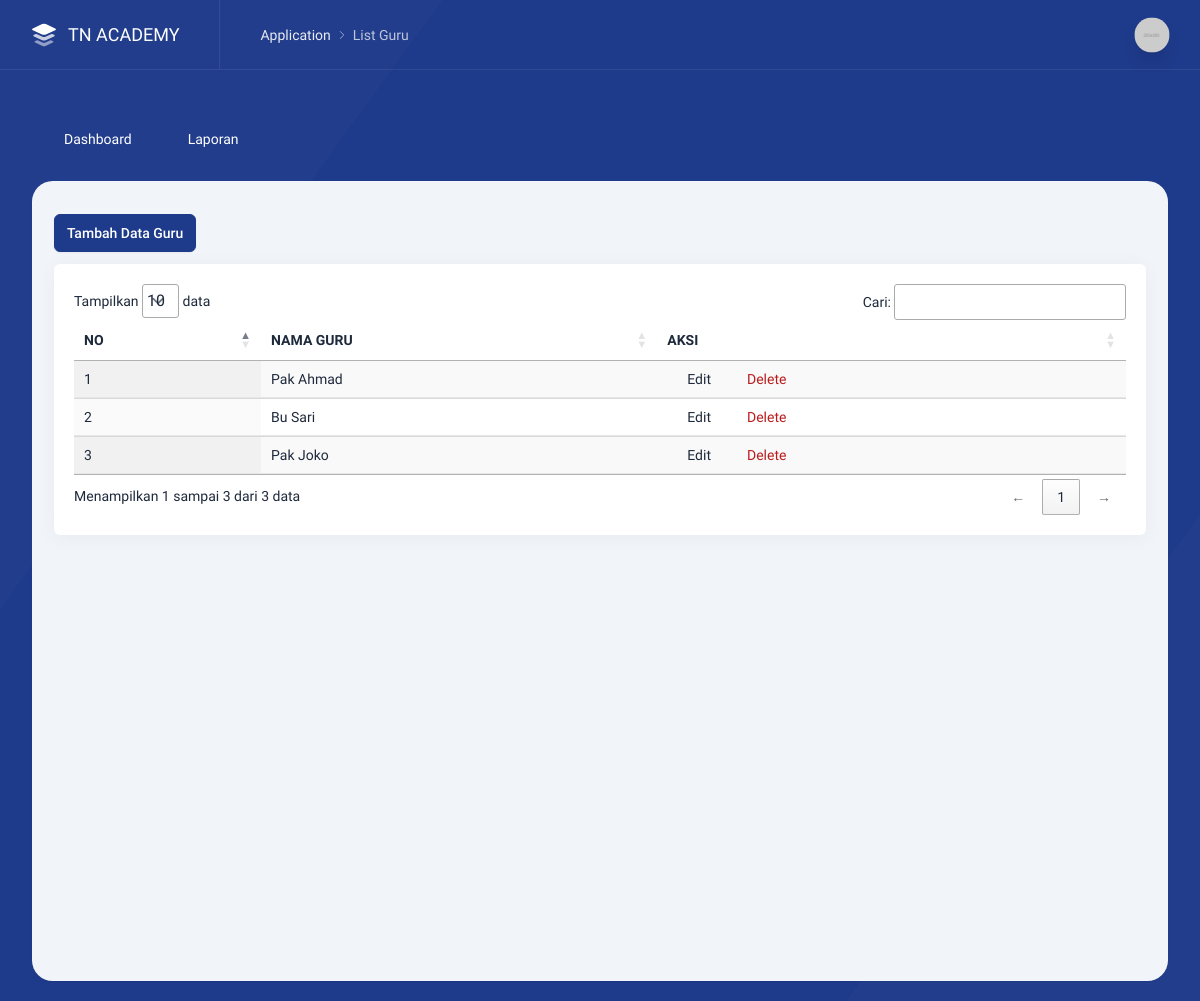
The page /index.php/admin/guru on the database as committed earlier.
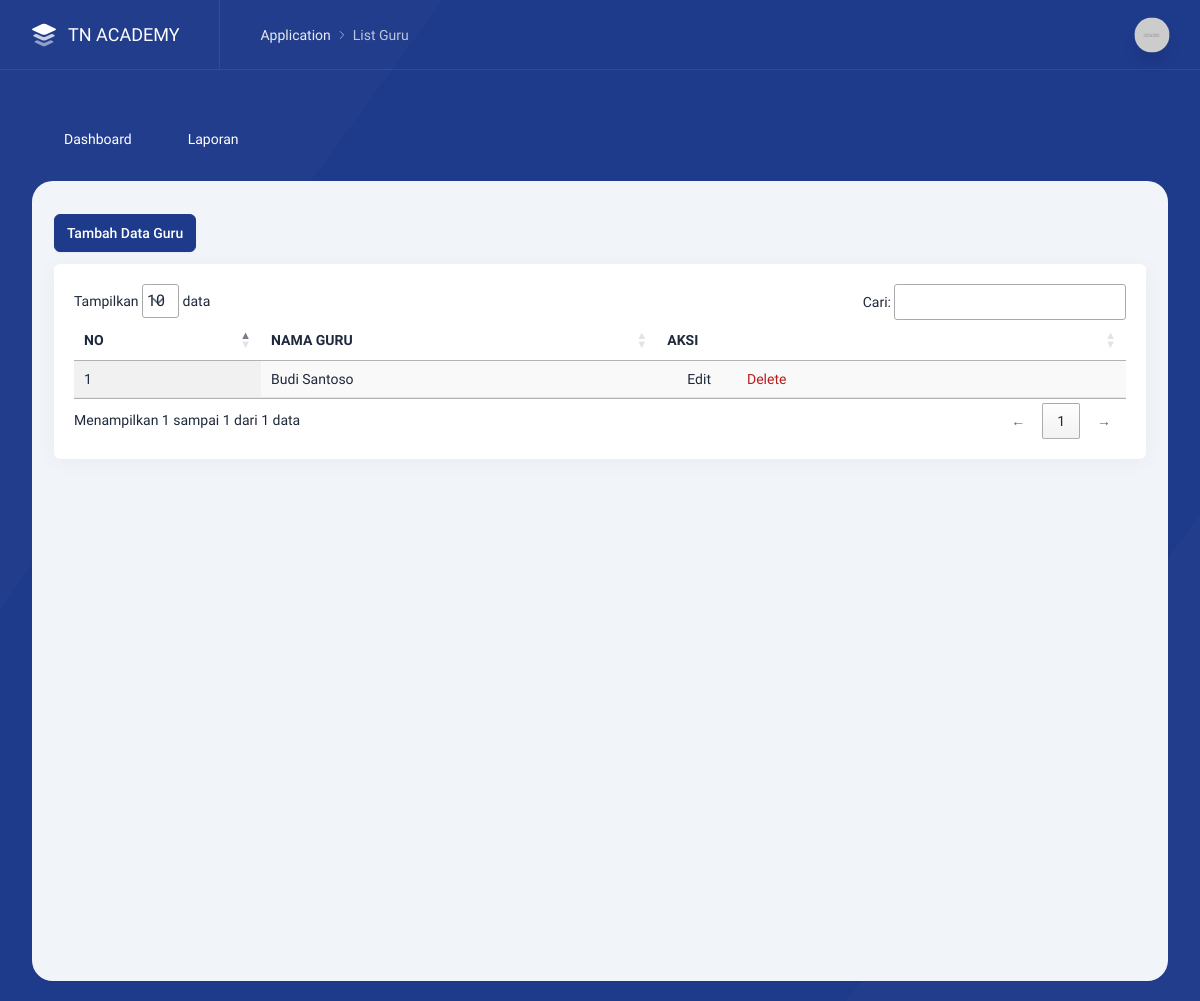
The same page on the database as committed later.
### tables this page shows
CREATE TABLE `guru` (
  `id_guru` int NOT NULL,
  `nama_guru` varchar(150) NOT NULL
);

### application/libraries/template.php (called while the page is built, shortened)
<?php
class Template{
    var $template_data = array();
    function set($name, $value){
        $this->template_data[$name] = $value;
    }
    function load($template = '', $view = '' , $view_data = array(), $return = FALSE){
        $this->CI =& get_instance();
        $this->set('contents', $this->CI->load->view($view, $view_data, TRUE));
        return $this->CI->load->view($template, $this->template_data, $return);
    }
}

### application/controllers/admin/Guru.php (called while the page is built, shortened)
<?php
class Guru extends MY_Controller {
    public function index()
    {
        $data = array(
            'guru'      => $this->Guru_model->get_all(),
            'title'      => 'List Guru',
        );
        $this->template->load('template','master/guru',$data);
    }
}

### index.php (called while the page is built, shortened)
<?php
require_once BASEPATH.'core/CodeIgniter.php';

### application/models/Guru_model.php (called while the page is built, shortened)
<?php
class Guru_model extends CI_Model {
	public function get_all()
	{
		return $this->db->get('guru')->result_array();
	}
}

### application/views/master/guru.php (the view, shortened to what this page needs)
<div class="text-left">
    <a href="javascript:;" data-tw-toggle="modal" data-tw-target="#addGuru" class="btn btn-primary">
        Tambah Data Guru
    </a>
</div>
<div class="intro-y box mt-3">
    <div class="p-5">
        <div class="preview">
            <div class="overflow-x-auto">
                <table id="guruTable" class="table table-report table-report--bordered display datatable w-full">
                    <thead class="bg-gray-100">
                        <tr>
                            <th class="border-b-2">NO</th>
                            <th class="border-b-2">NAMA GURU</th>
                            <th class="border-b-2">AKSI</th>
                        </tr>
                    </thead>
                    <tbody>
                        <?php $no=1; foreach ($guru as $gu) { ?>
                        <tr>
                            <td class="border-b"><?= $no ?></td>
                            <td class="border-b"><?= $gu['nama_guru'] ?></td>
                            <td class="border-b">
                                <div class="flex space-x-3">
                                    <a class="flex text-blue-500 mr-4" href="javascript:;"
                                       data-tw-toggle="modal" data-tw-target="#edit<?= $gu['id_guru'] ?>">
                                        <i data-lucide="edit" class="w-4 h-4 mr-1"></i>Edit
                                    </a>
                                   <a class="flex text-danger delete-btn" href="javascript:;"
                                       onclick="confirmDelete('<?= site_url('admin/guru/delete/'.$gu['id_guru']) ?>')">
                                        <i data-lucide="trash-2" class="w-4 h-4 mr-1"></i> Delete
                                    </a>
                                </div>
                            </td>
                        </tr>
                        <?php $no++; } ?>
                    </tbody>
                </table>
            </div>
        </div>
    </div>
</div>

Rows that differ between the two databases and show on the page:
removed guru: nama_guru "Pak Ahmad"
removed guru: nama_guru "Bu Sari"
removed guru: nama_guru "Pak Joko"
added guru: nama_guru "Budi Santoso"
Other text that changed with them:
text written by a page script: "Tampilkan data Cari: Menampilkan 1 sampai 3 dari 3 data ← 1 →" → "Tampilkan data Cari: Menampilkan 1 sampai 1 dari 1 data ← 1 →"
